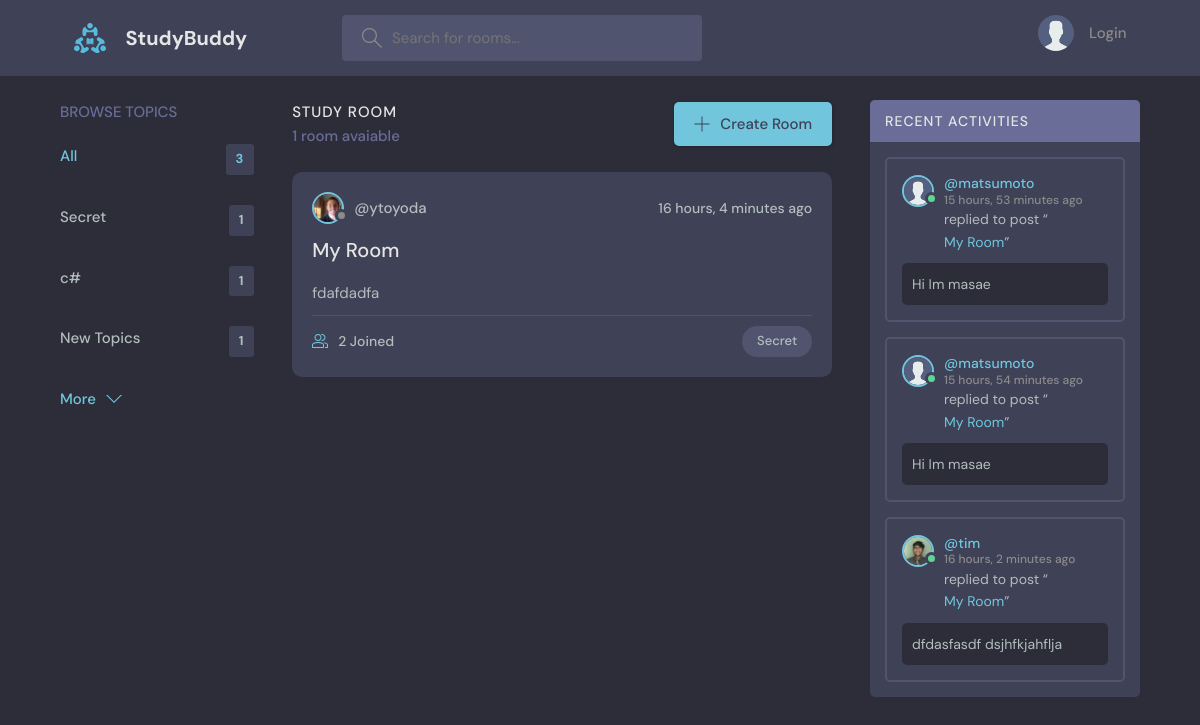
Before: /?q=Secret with the older database file.
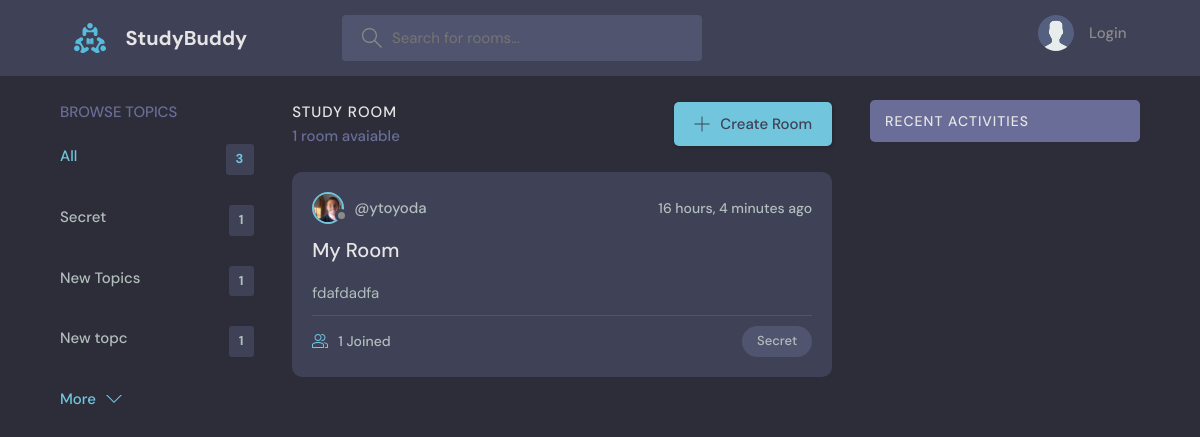
After: the same page with the newer database file.
### base/models.py (models this page shows, shortened)
class Topic(models.Model):
    name = models.CharField(max_length=200)
    def __str__(self):
        return self.name

class Room(models.Model):
    host = models.ForeignKey(User, on_delete=models.SET_NULL, null=True)
    topic = models.ForeignKey(Topic, on_delete=models.SET_NULL, null=True)
    name = models.CharField(max_length=200)
    description = models.TextField(null=True, blank=True)
    participants  = models.ManyToManyField(User, related_name='participants', blank=True)
    updated = models.DateTimeField(auto_now=True)
    created = models.DateTimeField(auto_now_add=True)
    class Meta:
        ordering = ['-updated', '-created']
    def __str__(self):
          return self.name

class User(AbstractUser):
    name = models.CharField(max_length=200, null=True)
    email = models.EmailField(unique=True, null=True)
    bio = models.TextField(null=True)
    avatar = models.ImageField(null=True, blank=True,default="avatar.svg")
    USERNAME_FIELD = 'email'
    REQUIRED_FIELDS = []

class Message(models.Model):
    user = models.ForeignKey(User, on_delete=models.SET_NULL, null=True)
    room = models.ForeignKey(Room, on_delete=models.CASCADE)
    body = models.TextField()
    updated = models.DateTimeField(auto_now=True)
    created = models.DateTimeField(auto_now_add=True)
    class Meta:
        ordering = ['-updated', '-created']

### base/views.py (the view)
# urls.py: path("", views.home, name="home"),
def home(request):
    q = request.GET.get('q') if request.GET.get('q') != None else ''
    rooms = Room.objects.filter(
        Q(topic__name__icontains=q) |
        Q(name__icontains=q) |
        Q(description__icontains=q)
    )
    topics = Topic.objects.all()[0:5]
    room_messages = Message.objects.filter(Q(room__topic__name__icontains=q))
    context = {'rooms': rooms, 'topics': topics,
               'room_messages': room_messages}
    return render(request, "base/home.html", context)

### base/templates/base/home.html (shortened to what this page needs)
{% extends 'main.html' %}
{% block content %}
<main class="layout layout--3">
  <div class="container">
    {% include 'base/topic_component.html' %}
    <div class="roomList">
      <div class="roomList__header">
        <div>
          <h2>Study Room</h2>
          <p>{{rooms.count}} room{{rooms.count|pluralize}} avaiable</p>
        </div>
        <a class="btn btn--main" href="{% url 'base:create-room' %}">
          <svg version="1.1" xmlns="http://www.w3.org/2000/svg" width="32" height="32" viewBox="0 0 32 32">
            <title>add</title>
            <path
              d="M16.943 0.943h-1.885v14.115h-14.115v1.885h14.115v14.115h1.885v-14.115h14.115v-1.885h-14.115v-14.115z">
            </path>
          </svg>
          Create Room
        </a>
      </div>
      {% include 'base/feed_component.html' %}
    </div>
    {% include 'base/activity_component.html' %}
  </div>
</main>
{% endblock %}

### base/templates/base/topic_component.html
<div class="topics">
    <div class="topics__header">
        <h2>Browse Topics</h2>
    </div>
    <ul class="topics__list">
        <li>
            <a href="{% url 'base:home' %}" class="active">All <span>{{topics.count}}</span></a>
        </li>
        {% for topic in topics %}
        <li>
            <a href="{% url 'base:home' %}?q={{topic.name}}">{{topic.name}}<span>{{topic.room_set.all.count}}</span>
            </a>
        </li>
        {% endfor %}
    </ul>
    <a class="btn btn--link" href="{% url 'base:topics' %}">
        More
        <svg version="1.1" xmlns="http://www.w3.org/2000/svg" width="32" height="32" viewBox="0 0 32 32">
            <title>chevron-down</title>
            <path d="M16 21l-13-13h-3l16 16 16-16h-3l-13 13z"></path>
        </svg>
    </a>
</div>

### base/templates/base/feed_component.html (shortened to what this page needs)
{% for room in rooms %}
<div class="roomListRoom">
    <div class="roomListRoom__header">
        {% if room.host.is_active %}
        <a href="{% url 'base:user-profile' room.host.id %}" class="roomListRoom__author disabled">
            <div class="avatar avatar--small">
                <img src="{{room.host.avatar.url}}" />
            </div>
            <span>@{{room.host.username}}</span>
        </a>
        <div class="roomListRoom__actions">
            <span>{{room.created|timesince}} ago</span>
        </div>
    </div>
{% endif%}
<div class="roomListRoom__content">
    <a href="{% url 'base:room' pk=room.id %}">{{room.name}}</a>
    <p>
        {{room.description|truncatewords:50 }}
    </p>
</div>
<div class="roomListRoom__meta">
    <a href="{% url 'base:room' pk=room.id %}" class="roomListRoom__joined">
        {{room.participants.all.count}} Joined
    </a>
    <p class="roomListRoom__topic">{{room.topic}}</p>
</div>
</div>
{% endfor %}

### base/templates/base/activity_component.html (shortened to what this page needs)
<div class="activities">
    <div class="activities__header">
        <h2>Recent Activities</h2>
    </div>
    {% for message in room_messages %}
    <div class="activities__box">
        <div class="activities__boxHeader roomListRoom__header">
            {% if message.user.is_active %}
            <a href="{% url 'base:user-profile' message.user.id %}" class="roomListRoom__author">
                {% else %}
                <a class="roomListRoom__author disabled">
                    {% endif %}
                    <div class="avatar avatar--small active">
                        <img src="{{message.user.avatar.url}}" />
                    </div>
                    <p>
                        @{{message.user.username}}
                        <span>{{message.created|timesince}} ago</span>
                    </p>
                </a>
        </div>
        <div class="activities__boxContent">
            <p>replied to post “<a href="{% url 'base:room' message.room.id %}">{{message.room}}</a>”</p>
            <div class="activities__boxRoomContent">
                {{message.body}}
            </div>
        </div>
    </div>
    {% endfor %}
</div>

Changed rows visible on the page:
removed Topic: name "c#", room_set.all.count "1"
removed Message: user.avatar (placeholder picture), user.username "matsumoto", created "15 hours, 53 minutes", room "My Room", body "Hi Im masae"
removed Message: user.avatar (placeholder picture), user.username "matsumoto", created "15 hours, 54 minutes", room "My Room", body "Hi Im masae"
removed Message: user.avatar (picture), user.username "tim", created "16 hours, 2 minutes", room "My Room", body "dfdasfasdf dsjhfkjahflja"
added Topic: name "New topc", room_set.all.count "1"
changed Room "My Room": participants.all.count "2" → "1"
